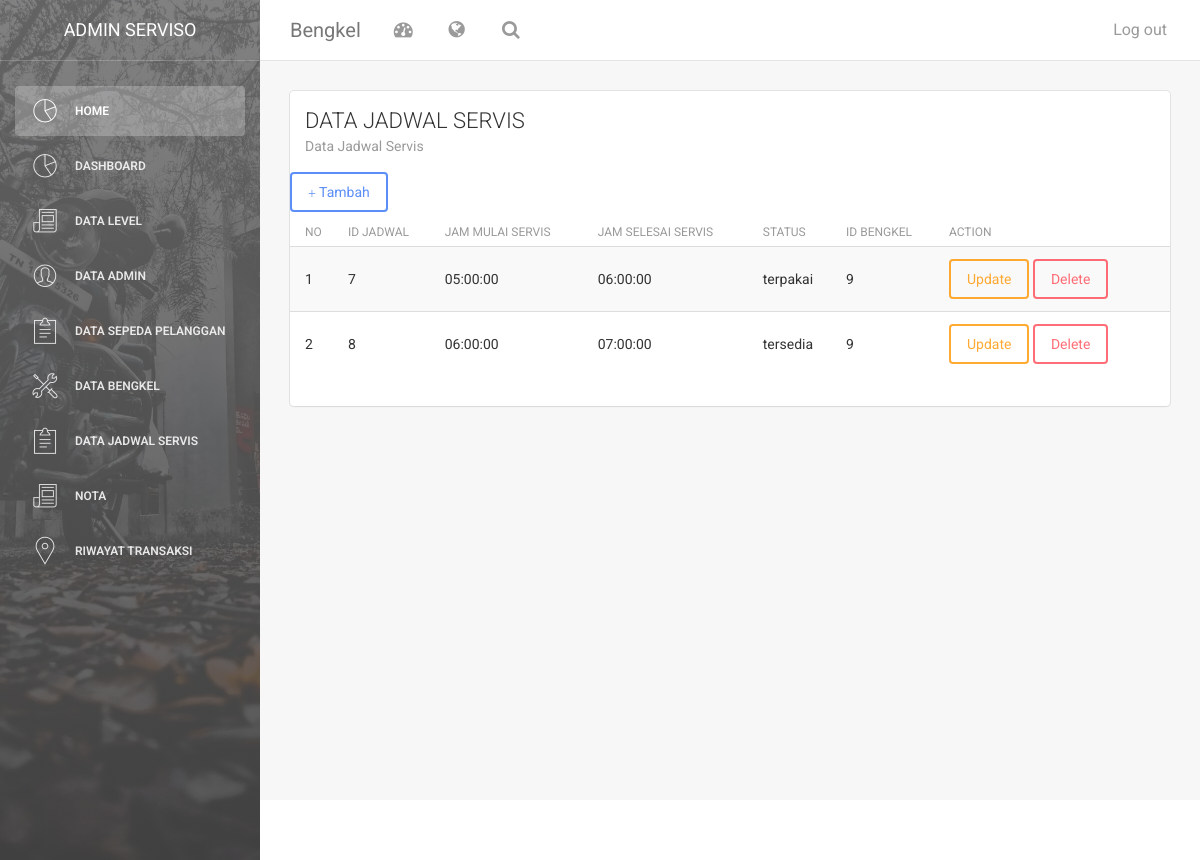
The page /index.php/jadwal on the database as committed earlier.
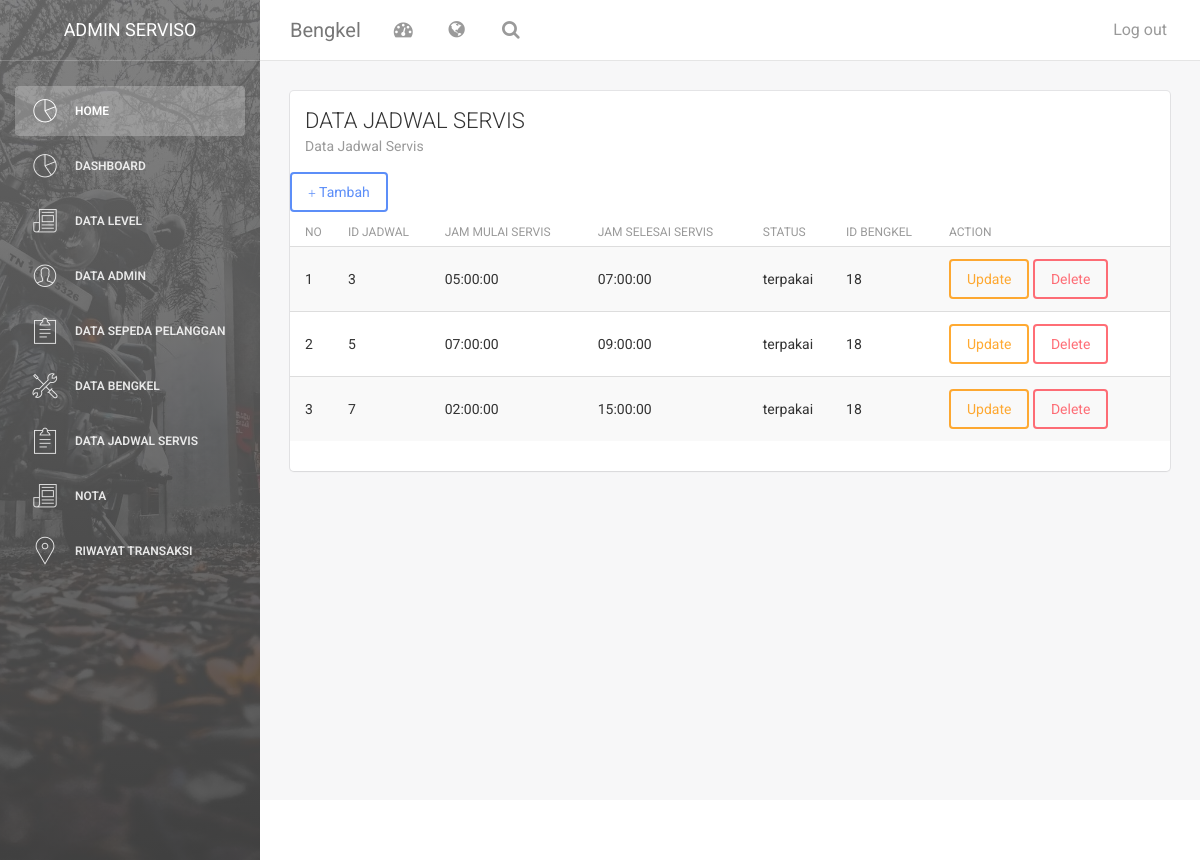
The same page on the database as committed later.
### tables this page shows
CREATE TABLE `jadwal` (
  `id_jadwal` int(50) NOT NULL,
  `jadwal_mulai` time NOT NULL,
  `jadwal_selesai` time NOT NULL,
  `id_bengkel` int(11) NOT NULL,
  `status` varchar(10) NOT NULL
);

CREATE TABLE `bengkel` (
  `id_bengkel` int(50) NOT NULL,
  `deskripsi` text NOT NULL,
  `alamat` text NOT NULL,
  `jadwal` time DEFAULT NULL,
  `jam_tutup` time NOT NULL,
  `nama_bengkel` varchar(225) NOT NULL,
  `foto` text NOT NULL,
  `maps` varchar(255) NOT NULL
);

### application/controllers/jadwal.php (called while the page is built, shortened)
<?php
class jadwal extends CI_Controller {
        public function __construct()
        {
          $this->load->model('jadwal_m');
          $this->load->library('form_validation');
      }
	public function index()
	{
        $data['konten']="v_jadwal";
        $this->load->model('bengkel_m', 'beng');
		$data['data_bengkel']=$this->beng->get_bengkel();
        $this->load->model('jadwal_m');
        $data['arr']=$this->jadwal_m->get_jadwal();
        $this->load->view('dashboard',$data, FALSE);
        }
    }

### index.php (called while the page is built, shortened)
<?php
require_once BASEPATH.'core/CodeIgniter.php';

### application/models/jadwal_m.php (called while the page is built, shortened)
<?php
class jadwal_m extends CI_Model {
	public function get_jadwal()
	{
       $arr= $this->db->join('bengkel','bengkel.id_bengkel=jadwal.id_bengkel')
                        ->get('jadwal')->result();
                        return $arr;
    }
}

### application/views/v_jadwal.php (the view, shortened to what this page needs)
<div class="content">
            <div class="container-fluid">
                <div class="row">
                    <div class="col-md-12">
                        <div class="card">
                            <div class="header">
                            <h4 class="title">DATA JADWAL SERVIS</h4>
                                <p class="category">Data Jadwal Servis</p>
                            </div>
                            <div class="content table-responsive table-full-width">
                                <table class="table table-hover table-striped">
                                <a href="#tambah" class="btn btn-primary" data-toggle="modal"><span class="glyphicon glyphicon-plus"></span> Tambah</a>
                                    <thead>
                                        <th>NO</th>
                                        <th>ID JADWAL</th>
                                        <th>JAM MULAI SERVIS</th>
                                        <th>JAM SELESAI SERVIS</th>
                                        <th>STATUS</th>
                                        <th>ID BENGKEL</th>
                                        <th>ACTION</th>
                                    </thead>
                                    <?php
                                     $no=0;
                                 foreach ($arr as $dt_jadwal) {
                                    $no++;
                                        echo '<tr>
                                <td>'.$no.'</td>
                                <td>'.$dt_jadwal->id_jadwal.'</td>
                                <td>'.$dt_jadwal->jadwal_mulai.'</td>
                                <td>'.$dt_jadwal->jadwal_selesai.'</td>
                                <td>'.$dt_jadwal->status.'</td>
                                <td>'.$dt_jadwal->id_bengkel.'</td>
                                <td><a href="#update_jadwal" class="btn btn-warning" data-toggle="modal" onclick="tm_detail('.$dt_jadwal->id_jadwal.')">Update</a>
                                <a href="'.base_url('index.php/jadwal/hapus_jadwal/'.$dt_jadwal->id_jadwal).'" onclick="return confirm(\'anda yakin?\')" class="btn btn-danger">Delete</a></td>
                             </tr>';
                                }
                                ?>
                                </table>
    </div>
  </div>
</div>
                            </div>
                        </div>
                    </div>
                </div>
            </div>
        <footer class="footer">
            <div class="container-fluid">
                <nav class="pull-left">
                    <ul>
                        <li>
                            <a href="#">
                            </a>
                        </li>
                        <li>
                            <a href="#">
                            </a>
                        </li>
                        <li>
                            <a href="#">
                            </a>
                        </li>
                    </ul>
                </nav>
            </div>
        </footer>

### application/views/dashboard.php (shortened to what this page needs)
<!doctype html>
<html lang="en">
<head>
    <link href="<?php echo base_url(); ?>assets/css/bootstrap.min.css" rel="stylesheet" />
    <link href="<?php echo base_url(); ?>assets/css/animate.min.css" rel="stylesheet"/>
    <link href="<?php echo base_url(); ?>assets/css/light-bootstrap-dashboard.css?v=1.4.0" rel="stylesheet"/>
    <link href="<?php echo base_url(); ?>assets/css/demo.css" rel="stylesheet" />
    <link href="http://maxcdn.bootstrapcdn.com/font-awesome/4.2.0/css/font-awesome.min.css" rel="stylesheet">
    <link href="<?php echo base_url(); ?>assets/css/pe-icon-7-stroke.css" rel="stylesheet" />
</head>
<body>
<div class="wrapper">
    <div class="sidebar" data-color="white" data-image="<?php echo base_url(); ?>/assets/img/1.jpeg">
    	<div class="sidebar-wrapper">
            <div class="logo">
                <a href="http://www.creative-tim.com" class="simple-text">
                    ADMIN SERVISO
                </a>
            </div>
            <ul class="nav">
            <li class="active">
                <a href="<?php echo base_url('index.php/home_user')?>">
                        <i class="pe-7s-graph"></i>
                        <p>Home</p>
                    </a>
                </li>
                <li>
                <a href="<?php echo base_url('index.php/dashboard_c')?>">
                        <i class="pe-7s-graph"></i>
                        <p>Dashboard</p>
                    </a>
                </li>
                <li>
                    <a href="<?php echo base_url('index.php/level')?>">
                        <i class="pe-7s-news-paper"></i>
                        <p>Data Level</p>
                    </a>
                </li>
                <li>
                    <a href="<?php echo base_url('index.php/admin')?>">
                        <i class="pe-7s-user"></i>
                        <p>DATA ADMIN</p>
                    </a>
                </li>
                <li>
                <a href="<?php echo base_url('index.php/sepeda')?>">
                        <i class="pe-7s-note2"></i>
                        <p>Data Sepeda Pelanggan</p>
                    </a>
                </li>
                <li>
                <a href="<?php echo base_url('index.php/bengkel')?>">
                <i class="pe-7s-tools"></i>
                <p>Data Bengkel</p>
                </a>
                </li>
                <li>
                <a href="<?php echo base_url('index.php/jadwal')?>">
                        <i class="pe-7s-note2"></i>
                        <p>Data Jadwal Servis</p>
                    </a>
                </li>
                <li>
                <li>
                <a href="<?php echo base_url('index.php/Nota')?>">
                <i class="pe-7s-news-paper"></i>
                <p>Nota</p>
                </a>
                </li>
                <li>
                    <a href="<?php echo base_url('index.php/Riwayat_transaksi')?>">
                        <i class="pe-7s-map-marker"></i>
                        <p>Riwayat Transaksi</p>
                    </a>
                </li>
            </ul>
    	</div>
    </div>
    <div class="main-panel">
        <nav class="navbar navbar-default navbar-fixed">
            <div class="container-fluid">
                <div class="navbar-header">
                    <a class="navbar-brand" href="#">Bengkel</a>
                </div>
                <div class="collapse navbar-collapse">
                    <ul class="nav navbar-nav navbar-left">
                        <li>
                            <a href="#" class="dropdown-toggle" data-toggle="dropdown">
                                <i class="fa fa-dashboard"></i>
                            </a>
                        </li>
                        <li class="dropdown">
                              <a href="#" class="dropdown-toggle" data-toggle="dropdown">
                                    <i class="fa fa-globe"></i>
                              </a>
                        </li>
                        <li>
                           <a href="">
                                <i class="fa fa-search"></i>
                            </a>
                        </li>
                    </ul>
                    <ul class="nav navbar-nav navbar-right">
                        <li>
                            <a href="<?php echo base_url('index.php/Login/logout') ?>">
                                <p>Log out</p>
                            </a>
                        </li>
                    </ul>
                </div>
            </div>
        </nav>
        <?php
				$this->load->view($konten);
            ?>
</body>
</html>

Rows that differ between the two databases and show on the page:
removed jadwal: id_jadwal "8", jadwal_mulai "06:00:00", jadwal_selesai "07:00:00", status "tersedia", id_bengkel.id_bengkel "9"
added jadwal: id_jadwal "3", jadwal_mulai "05:00:00", jadwal_selesai "07:00:00", status "terpakai", id_bengkel.id_bengkel "18"
added jadwal: id_jadwal "5", jadwal_mulai "07:00:00", jadwal_selesai "09:00:00", status "terpakai", id_bengkel.id_bengkel "18"
changed jadwal id 7: jadwal_mulai "05:00:00" → "02:00:00"; jadwal_selesai "06:00:00" → "15:00:00"; id_bengkel.id_bengkel "9" → "18"
